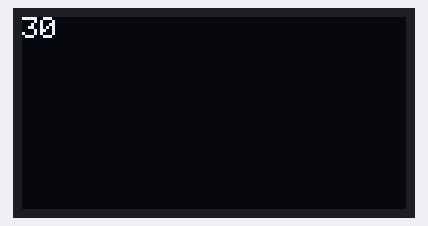
Simulated run of this sketch. Board: Arduino Uno, built with avr-gcc and run on an emulated ATmega328P. Shown: 128×64 one-colour display. What the sketch prints to the serial monitor is not drawn.

Above: at 0.23 s.
At 2.5 s:
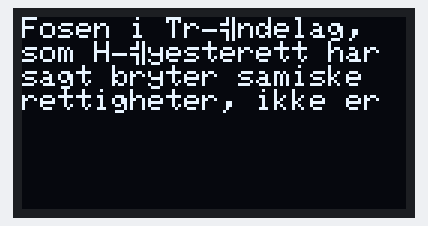
At 4.5 s:
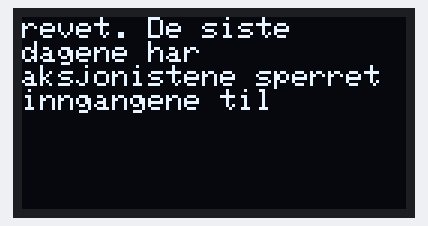
At 8.6 s:
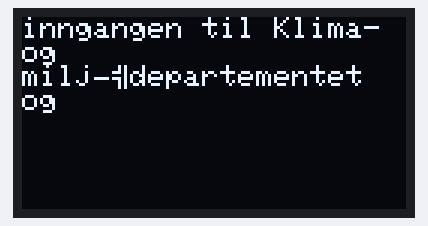
At 23.0 s:
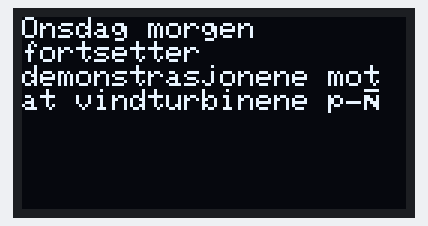
At 33.2 s:
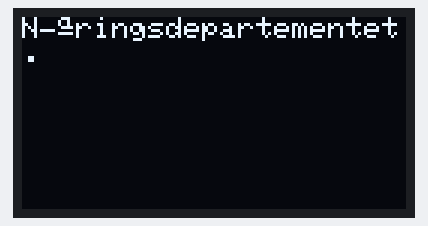

Measured:
- what the display in image 1 shows lasts 2.0 s, from 2.5 s to 4.5 s

The sketch:

Testkode_prototype.ino
```cpp
#include <Wire.h>
#include <Adafruit_GFX.h>
#include <Adafruit_SSD1306.h>
#include <FS.h>
#include <vector>
using namespace std;

#define SCREEN_WIDTH 128
#define SCREEN_HEIGHT 64
#define OLED_RESET     -1 // Reset pin
#define SCREEN_ADDRESS 0x3C
Adafruit_SSD1306 display(SCREEN_WIDTH, SCREEN_HEIGHT, &Wire, OLED_RESET);

void displayList(String* list, int numItems){
  display.clearDisplay();
  display.setTextSize(1);
  display.setTextColor(WHITE);
  for (int i = 0; i < numItems; i+=4){
    display.setCursor(0, 0);
    for (int j = 0; j < 4 && i+j < numItems; j++){
      display.println(list[i+j]);
    }
    display.display();
    delay(2000);
    display.clearDisplay();
  }
}

void setup() {
  Serial.begin(9600); // set up serial communication at 9600 bps
  Wire.begin(); // initialize the Wire library

  if(!display.begin(SSD1306_SWITCHCAPVCC, SCREEN_ADDRESS)) {
    Serial.println(F("SSD1306 allocation failed"));
    for(;;); // Don't proceed, loop forever
  }
  //display.clearDisplay();
  //display.setTextSize(2);
  //display.setTextColor(WHITE);
  //display.println("Hei");
  //display.display();
}

void loop() {
  char inputString[] = "Onsdag morgen fortsetter demonstrasjonene mot at vindturbinene på Fosen i Trøndelag, som Høyesterett har sagt bryter samiske rettigheter, ikke er revet. De siste dagene har aksjonistene sperret inngangene til Finansdepartementet og Olje- og energidepartementet. Nå blokkeres også inngangen til Klima- og miljødepartementet og Næringsdepartementet.";
  char* token;
  char delimiters[] = " ";
  int i = 0;
  char* words[100];  // assuming a maximum of 100 words in the string

  token = strtok(inputString, delimiters);
  while (token != NULL) {
    words[i] = token;
    i++;
    token = strtok(NULL, delimiters);
  }

  int t = millis();
  display.clearDisplay();
  display.setTextSize(1);
  display.setTextColor(WHITE);
  display.println(t);
  display.display();

  String* printWords = new String[100];  // assuming a maximum of 100 words in the string
  int numWords = 0;
  String temp = "";
  for (int k = 0; k < i; k++){
    if((temp.length() + strlen(words[k]) + 1) <= 20){
      if(temp.length()>0){
        temp += " ";
      }
      temp += words[k];
    }
    else{
      printWords[numWords] = temp;
      numWords++;
      temp = String(words[k]);
    }
    // if(strlen(words[k]) >= 20){
    //   printWords[numWords] = String(words[k]);
    //   numWords++;
    // }
  }

  if(temp.length() > 0){
    printWords[numWords] = temp;
    numWords++;
  }

  //display.clearDisplay();
  //display.setTextSize(2);
  //display.setTextColor(WHITE);
  //display.println(t-millis());
  //display.display();

  for (int j = 0; j < numWords; j++) {
    Serial.println(printWords[j]);
  }

  displayList(printWords, numWords);

  delete[] printWords;

  delay(10000);
}
```
